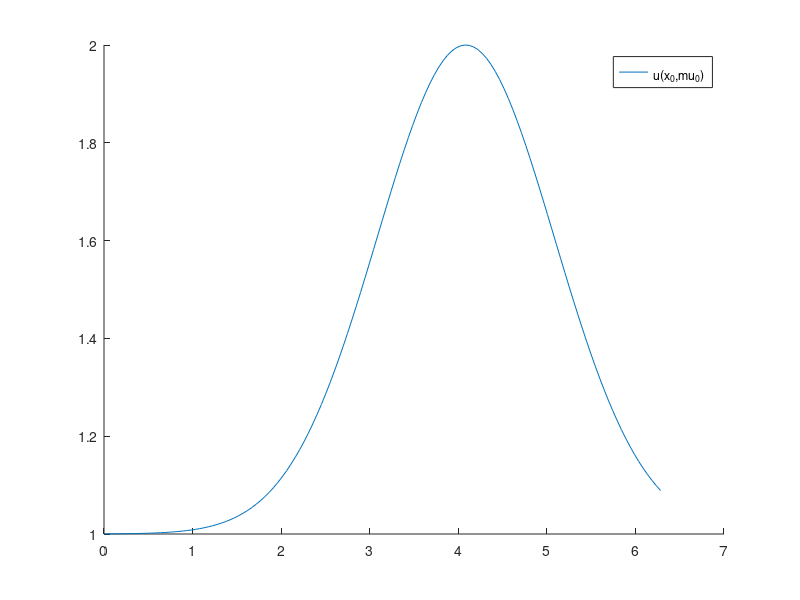
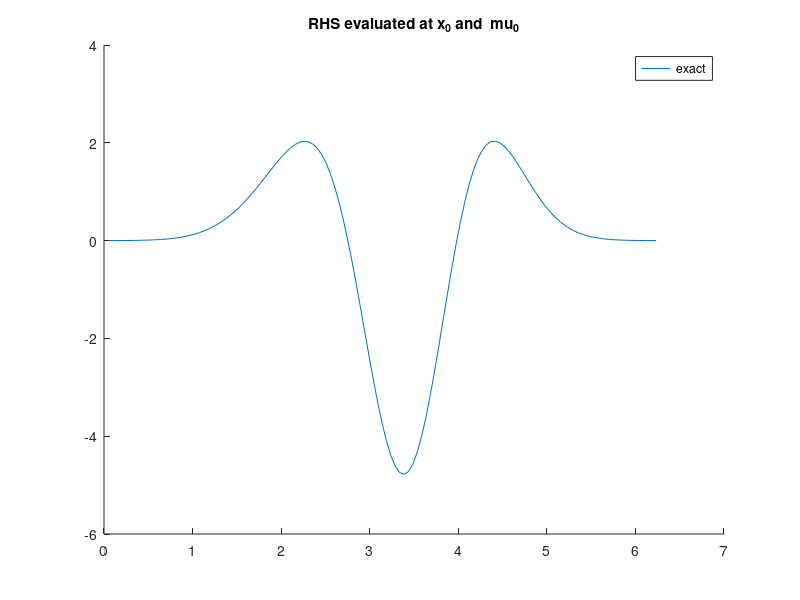
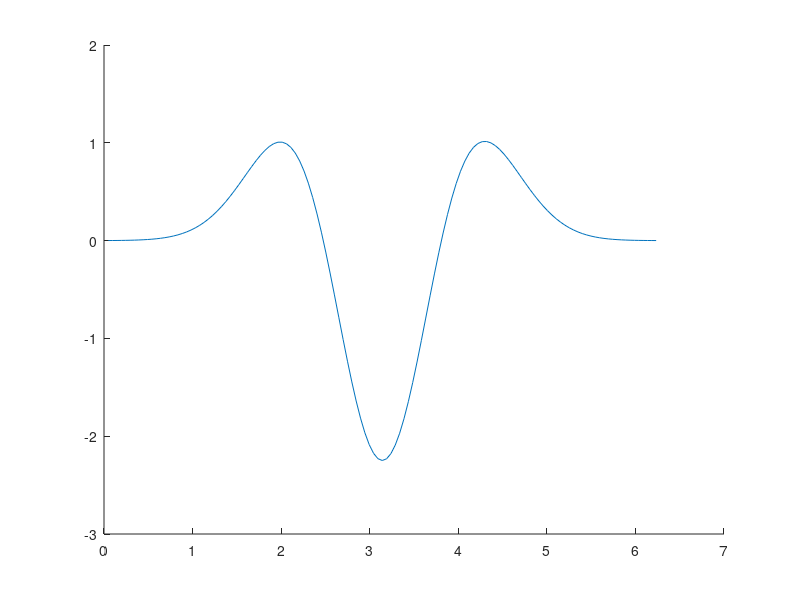

Reproduce these figures in MATLAB, in order. (Note: this script raises an error after producing the figures.)
clear all;
close all;

rng(1); % for reproducibility

addpath('source/');

N = 128;
% N = 16;
% N = 6;

    % monolithic = false
    monolithic = true


%% 1D heat equation with piecewise-constant conductivity as in https://epubs.siam.org/doi/epdf/10.1137/21M1452810, or rather https://arxiv.org/pdf/2502.10888


% Omega = [-1 1];
Omega = [0 2*pi];
xis = linspace(Omega(1),Omega(2),N+1)';
xis_in = xis(2:end-1);
dx = (Omega(2)-Omega(1))/N;

% d = 3; % dimension  of mu
% d = 20;
% mu0 = rand(d,1) + 1; % each entry between 1 and 2
% inds = ceil(eps+d*(xis'-Omega(1))/(Omega(2)-Omega(1)));
% nuplus  = @(mu) mu(inds(2:end));
% numinus = @(mu) mu(inds(1:end-1));
% nu = @(x,mu) mu(ceil(eps+d*(xis'-Omega(1))/(Omega(2)-Omega(1)))); % x argument for compatibility

d = 1; % dimension  of mu
mu0 = 1.3*pi;
nu = @(xis,mu) exp(-.5*(xis-mu).^2) + 1;
nuplus = @(mu) exp(-.5*(xis(2:end)-mu).^2) + 1;
numinus = @(mu) exp(-.5*(xis(1:end-1)-mu).^2) + 1;


% nu = @(x,mu) mu(floor(eps+d*(xis'-Omega(1))/(Omega(2)-Omega(1)))); % x argument for compatibility
% x0 = -666*ones(size(xis));

% % k0 = @(xis,mu) exp(-(xis-mu).^2);
% % syms k0(xis_,mu);
% syms xis_ mu_;
% k0_(xis_,mu_) = exp(-.5*(xis_-mu_).^2);
% k0 = matlabFunction(k0_);
% nu = @(x,mu) k0(xis,mu).*x; % thermal conductivity 
% 
% x0 = -sin(pi/2*xis) + 1; % -> make intial condition satisfy BC
% x0 = -sin(pi/2*xis_in) + 1; % -> make intial condition satisfy BC
% % x0 = ones(size(xis)) ; % -> make intial condition satisfy BC
% mu0 = .3;
x0 = exp(-(xis_in-pi).^2).*sin(xis_in/2);

figure
hold on
% plot(xis,x0, "DisplayName","x_0")
% plot(xis,k0(xis,mu0), "DisplayName","k_0(\mu_0)")
% plot(xis,nu([],mu0), "DisplayName","\nu(x_0,\mu_0)")
plot(xis,nu(xis,mu0), "DisplayName","\nu(x_0,\mu_0)")
% plot(xis,numinus(mu0), "DisplayName","\nu(x_0,\mu_0)")
% plot(xis,nuplus(mu0), "DisplayName","\nu(x_0,\mu_0)")
% plot(xis,nu(mu0), "DisplayName","\nu(\mu_0)")
legend('show')

%%
dt = 1e-4;
% dt = 0.008;
% dt = 0.001;
% t_end = 1;
% t_end = 100*dt;
t_end = 0.8;
% t_end = 10*dt;
nt = t_end/dt;

% is = [2];
is = [1];
I = speye(N);

%% finite elements discretization with homogeneous Dirichlet boundary conditions
%% --> due to Dirichlet BC only N-1 DoFs
N1 = N-1;
% xis1 = linspace(Omega(1),Omega(2),N)';
% dx = (Omega(2)-Omega(1))/N;

% damping matrix
C = 1/6*dx*spdiags([ones(N,1) 4*ones(N,1) ones(N,1)],[-1 0 1],N1,N1);
% stiffness matrix
% B = 1/dx*spdiags([-ones(N,1) 2*ones(N,1) ones(N,1)],[-1 0 1],N,N);
B = @(mu) -1/dx*spdiags([-numinus(mu) numinus(mu)+nuplus(mu) -nuplus(mu)],[-1 0 1],N1,N1);

% F1_exact = @(x,mu) C\B*(nu([],mu).*x);
F1_exact = @(x,mu) C\(B(mu)*x);

% D = spdiags([-ones(N,1) ones(N,1)], [-1 1],N,N); % first-order central finite difference
% D(1,1) = -1; D(end,end) = 1; % homogeneous Neumann BC
% D = D/(2*dx);
% D1 = D;

% F1 = @(x,theta) 0;
% F1_exact = @(x) D1*(nu(x,k0(mu)).*(D1*x));

% F2_exact = @(x1,x2,mu) D1*(nu(x1,mu).*(D1*x2));
% F2X_exact = @(X,mu) F2_exact(X(:,1),X(:,2),mu); % enable storing variables in one matrix

% Q: are boundary conditions in D1 correct like this?

% definition for k0 approximations
% F2_k = @(x1,x2,k,mu) D1*((k(xis,mu).*x1).*(D1*x2));
% F2_k = @(x1,x2,k) D1*((k.*x1).*(D1*x2));
% F2X_k = @(X,k) F2_k(X(1,:),X(2,:),k,mu0);

% % s_max = N;
% s_max = 18;
% % s_max = 6;
% % s_max = 1;
% % s_max = 1;
% % s_max = 30;
% % s_max = 21;
% mus = linspace(-1,1,s_max);
% mus = flip(mus)
% % mus = mu0

s_max = d;
mus = ones(d,d) + eye(d);

%% 1) simple setting: fixed mu
% F2 = @(x1,x2,theta) F2_exact(x1,x2,mu0);
% F2X = @(X,theta) F2(X(:,1),X(:,2),theta);  % enable storing variables in one matrix
% f = @(x,u,mu) F2(x,x);
% 
% mus = mu0;
% s= 1;
% qH = 1;
% Theta_H = 1;
% Thetas{1} = Theta_H;

%% 2) general setting: arbitrary qH

% k1_ = diff(k0_,xis_);
% % k1 = matlabFunction(k1_);
% k1 = eval(k1_(xis,mu0));

qH = s_max;
s = qH;
% mus = (0:s-1)+mu0;
% mus = linspace(-1,1,s);
% % % theta_H = @(mu) (mu'-mu0).^(0:s-1);
theta_H = @(mu) mu';

Theta_H = theta_H(mus(1:s));
Thetas{1} = Theta_H;

% F2 = @(x1,x2,theta) sum(theta'.*[F2_k(x1,x2,k0(xis,mu0)) F2_k(x1,x2,k1)],2);
% [F2,kps,k_sum] = F2_taylor_approx(k0_,mu_,qH,F2_k,xis,mu0);
% F2 = F2_exact;
% F2X = @(X,theta) F2(X(:,1),X(:,2),theta); % enable storing variables in one matrix

%% some plots 
figure
hold on
plot(xis_in,F1_exact(x0,mu0), "DisplayName","exact")
% plot(xis,F2_exact(x0,x0,mu0), "DisplayName","exact")
% plot(xis,F2X([x0,x0],theta_H(mu0)),'--',"DisplayName","Taylor approx "+qH)
title("RHS evaluated at x_0 and  \mu_0")
legend("show")

% mu1 = -1;
mu1 = 2 - mu0 + 1; 
% mu1 = -mu0;
figure
hold on
% plot(xis,F2_exact(x0,x0,mu1), "DisplayName","exact")
plot(xis_in,F1_exact(x0,mu1), "DisplayName","exact")
% plot(xis,F2X([x0,x0],theta_H(mu1)),'--',"DisplayName","Taylor approx "+qH)
title("RHS evaluated at x_0 and \mu="+ num2str(mu1))
legend("show")

%%

% f = @(x,u,mu) F2(x,x,theta_H(mu)); % previously used

% f = @(x,u,mu) F2_exact(x,x,mu);
f = @(x,u,mu) F1_exact(x,mu);
% F2_exact = @(x1,x2,mu) D1*(nu(x1,mu).*(D1*x2));


%%

Nu = 0; % input signal dimension

%% generate ROM basis construction data
% s_b = 5;
% s_b = d;


% X0s = 10*[-sin(pi/2*xs)' sin(3*pi/2*xs)']; % -> make intial condition satisfy BC
% x0 = -sin(pi/2*xis); % -> make intial condition satisfy BC
% mus_b = mus; % so far used

s_b = 5;
mus_b = linspace(-1,1,s_b);

% mus_b = mus;
% mus_b = rand(d,5) + 1; % each entry between 1 and 2
% s_b = 5;

X_b = zeros(N1,nt+1,s_b);
U_b = zeros(Nu,nt+1,s_b); 

for k = 1:s_b
    mu = mus_b(:,k);
    X_b(:,:,k) = simulate(x0,dt,nt,@(x) single_step(x,0,dt,f,mu));
end

%% construct ROM basis via POD
[V,S,~] = svd(X_b(:,:),'econ');
n = 30;
% n = 6;
% n = 16;
% n = N1;
% n = N;
% n = s_max;
% fac = 12;
% fac = 1;
% n = fac*s_max;

Vn = V(:,1:n);
% Vn = eye(n);

%% singular value decay
figure
semilogy(diag(S)/S(1,1))
title("singular value decay")

%% state plots
k = 1;
figure
plot(xis_in,X_b(:,1,k))
hold on
plot(xis_in,X_b(:,2,k))
plot(xis_in,X_b(:,3,k))
plot(xis_in,X_b(:,5,k))
plot(xis_in,X_b(:,10,k))
plot(xis_in,X_b(:,50,k))
plot(xis_in,X_b(:,100,k))
plot(xis_in,X_b(:,end,k))

%% plot end states
figure
hold on
for k = 1:s_b
    plot(xis_in,X_b(:,end,k))
end


%% opinf on ROM basis snapshot data
% tX_b = Vn'*X_b;
tX_b = pagemtimes(Vn',X_b);
tX_b1 = tX_b(:,1:end-1,:);
tX_b2 = tX_b(:,2:end,:);
dot_tX_b = (tX_b2-tX_b1)/dt;

[O,A_inds,B_inds,condD] = p_opinf(dot_tX_b,tX_b1,[],is,Thetas,true);
sota.O = O;
sota.condsD = condD;

%% construct intrusive operators
qA = d;
tA1s = precompute_rom_operator_param(F1_exact,Vn,1,qA);
% 
intr.O = tA1s(:,:);
intr.Os = tA1s;

Omu0 = precompute_rom_operator(@(X) F1_exact(X,mu0),Vn,1);
Omu1 = precompute_rom_operator(@(X) F1_exact(X,mu1),Vn,1);

tA2s = tA1s; % botch to avoid chaning all names

% Jn2 = power2kron(n,2);
% tA2 = precompute_rom_operator(F2X,Vn,2)*Jn2;

% tA2s = precompute_rom_operator_param(@(X,theta) F2X(X),Vn,2,qH);
% tA2s = precompute_rom_operator_param(@(X,theta) F2X(X,theta),Vn,2,qH);
% % tA2s = precompute_rom_operator_param(@(X,theta) F2X(X,theta),Vn,2,s_max);
% 
% intr.O = tA2s(:,:);
% intr.Os = tA2s;
% 
% Jn2 = power2kron(n,2);
% Omu0 = precompute_rom_operator(@(X) F2X_exact(X,mu0),Vn,2)*Jn2;
% Omu1 = precompute_rom_operator(@(X) F2X_exact(X,mu1),Vn,2)*Jn2;

% tA2_2= Vn'*C*kron(Vn,Vn)*Jn2;
% norm(tA2-tA2_2)

%% generate rank-sufficient snapshot data
tX0_pure = rank_suff_basis(n,is);
U0_pure = [];
XU = blkdiag(U0_pure,tX0_pure);
tX0 = XU(Nu+1:end,:);
U0 = XU(1:Nu,:);

% tX0 = rank_suff_basis(n,is);
% U0 = [];

nf = size(tX0,2);
tX1 = zeros(n,nf,s_max);

% compute time step estimate (3.10)
dt1 = dt_estimate(X_b(:,:,1),U_b(:,:,1),Vn(:,1),dt,is); % internally computes derivatives, so we cannot concatenate trajectories

for k =1:s_max
    mu = mus(:,k);
    for i = 1:nf
        tX1(:,i,k) = Vn'*single_step(Vn*tX0(:,i),U0(:,i),dt1,f,mu);
    end
end

dot_tX = (tX1-tX0)/dt1;

%%
ns = 1:n;
ss = 1:s_max;
% ns = fac*(1:s_max);
% ns = n;
nn = numel(ns);

B_errors = zeros(nn,1);
A1_errors = zeros(nn,1);
% A2_errors = zeros(nn,1);

deco.O_errors = zeros(nn,1);
deco.condsD = zeros(nn,s);

mono.O_errors = zeros(nn,1);
mono.condsD = zeros(nn,1);

deco.Omu0errors = zeros(nn,1);
deco.Omu1errors = zeros(nn,1);

mono.Omu0errors = zeros(nn,1);
mono.Omu1errors = zeros(nn,1);

%% compute ROM state error
Xmu0_FOM = simulate(x0,dt,nt,@(x) single_step(x,0,dt,f,mu0));
Xmu1_FOM = simulate(x0,dt,nt,@(x) single_step(x,0,dt,f,mu1));

deco.ROMerror_mu0 = zeros(nn,1);
deco.ROMerror_mu1 = zeros(nn,1);

mono.ROMerror_mu0 = zeros(nn,1);
mono.ROMerror_mu1 = zeros(nn,1);

% figure(7)
% hold on
% figure(8)
% hold on
%%

n_is__ = n_is(n,is);

for j = 1:nn
    n_ = ns(j);
    % n_ = 4;
    % n_ = s_max; % botch
    %% NEW: changing s
    % s = n_;
    % s = 1;
    s = qH;
    % s = ns(j); % botch
    % s = ss(j); % botch
    % theta_H = @(mu) (mu'-mu0).^(0:s-1);
    theta_H = @(mu) mu';

    Theta_H = theta_H(mus(:,1:s));
    Thetas{1} = Theta_H;
    %%
    n_is_ = n_is(n_,is);
    nf_ = sum(n_is_)+Nu;

    % ks = [1:Nu+n_is_(1), Nu+n_is__(1)+1:Nu+n_is__(1)+n_is_(2)];
    ks = [1:Nu+n_is_(1)];

    tX0_ = tX0(1:n_,ks);
    dot_tX_ = dot_tX(1:n_,ks,1:s);
    U0_ = U0(:,ks);

    hA2s_ = zeros(n_,n_is_,s);
    tA2s_ = zeros(n_,n_is_,s);

    %% monolithic construction
    if monolithic
        tX = repmat(full(tX0_),1,1,s);
        [O,A_inds,B_inds,condD] = p_opinf(dot_tX_,tX,U0_,is,Thetas,true);
        mono.O = O;
        mono.condsD(j) = condD;
    end

    for k =1:s
        dot_tX_ = dot_tX(1:n_,ks,k);

        [O,A_inds,B_inds,condD] = opinf(dot_tX_,tX0_,U0_,is,true);
        % hA1_ = O(:,A_inds(1,1):A_inds(1,2));
        hA2_ = O(:,A_inds(1,1):A_inds(1,2));
        % hA2_ = O(:,A_inds(2,1):A_inds(2,2));
        hB_ = O(:,B_inds(1,1):B_inds(1,2));

        % tB_ = tB(1:n_,:);
        % tA1_ = tA1s(1:n_,1:n_is_(1),k);
        tA2_ = tA2s(1:n_,1:n_is_(1),k);
        % tA2_ = tA2(1:n_,1:n_is_(2));

        % tO_ = [tA1_ tA2_];
        tO_ = [tA2_];
        % O_errors(j,k) = norm(O-tO_,"fro")/norm(tO_,"fro");

        deco.condsD(j,k) = condD;

        hA2s_(:,:,k) = hA2_;
        tA2s_(:,:,k) = tA2_;
    end

    % deco.O = hA2s_(:,:)*kron(inv(Theta_H),eye(n_is_))';
    deco.O = hA2s_(:,:)/kron((Theta_H),eye(n_is_))';
    % O_errors(j) = norm(tA1s_(:,:)-hA1s_,"fro")/norm(tO_,"fro");
    deco.O_errors(j) = norm(tA2s_(:,:)-deco.O,"fro")/norm(tA2s_(:,:), "fro");
    if monolithic
        mono.O_errors(j) = norm(tA2s_(:,:)-mono.O,"fro")/norm(tA2s_(:,:), "fro");
    end

    deco.Os = reshape(deco.O,[n_, n_is_(1), s]);
    
    Omu1_ = Omu1(1:n_,1:n_is_(1));
    deco.Omu1errors(j) = norm(affine_op(deco.Os,theta_H(mu1))-Omu1_,"fro")/norm(Omu1,"fro");
    Omu0_ = Omu0(1:n_,1:n_is_(1));
    deco.Omu0errors(j) = norm(affine_op(deco.Os,theta_H(mu0))-Omu0_,"fro")/norm(Omu0,"fro");
    if monolithic
        mono.Os = reshape(mono.O,[n_, n_is_(1), s]);
        mono.Omu1errors(j) = norm(affine_op(mono.Os,theta_H(mu1))-Omu1_,"fro")/norm(Omu1,"fro");
        mono.Omu0errors(j) = norm(affine_op(mono.Os,theta_H(mu0))-Omu0_,"fro")/norm(Omu0,"fro");
    end

    %% compute ROM state error
    % Xmu0_FOM = simulate(x0,dt,nt,@(x) single_step(x,0,dt,f,mu0));
    % Xmu1_FOM = simulate(x0,dt,nt,@(x) single_step(x,0,dt,f,mu0));

    % In_2 = kron2power(n_,2);
    % ROMmu0_step = @(x) x+ dt*Omu0_*In_2*kron(x,x);
    deco.Omu0_ = affine_op(deco.Os,theta_H(mu0));
    % deco.ROMmu0_step = @(x) x+ dt*deco.Omu0_*In_2*kron(x,x);
    deco.ROMmu0_step = @(x) x+ dt*deco.Omu0_*x; % linear
    % ROMmu1_step = @(x) x+ dt*Omu1_*In_2*kron(x,x);
    deco.Omu1_ = affine_op(deco.Os,theta_H(mu1));
    % deco.ROMmu1_step = @(x) x+ dt*deco.Omu1_*In_2*kron(x,x);
    deco.ROMmu1_step = @(x) x+ dt*deco.Omu1_*x; % linear

    Vn_ = Vn(:,1:n_);
    deco.Xmu0 = simulate(Vn_'*x0,dt,nt,deco.ROMmu0_step);
    deco.Xmu1 = simulate(Vn_'*x0,dt,nt,deco.ROMmu1_step);

    deco.ROMerror_mu0(j) = sum(vecwise_2norm(Xmu0_FOM - Vn_*deco.Xmu0))/sum(vecwise_2norm(Xmu0_FOM));
    deco.ROMerror_mu1(j) = sum(vecwise_2norm(Xmu1_FOM - Vn_*deco.Xmu1))/sum(vecwise_2norm(Xmu1_FOM));
     
    if monolithic
        % ROMmu0_step = @(x) x+ dt*Omu0_*In_2*kron(x,x);
        mono.Omu0_ = affine_op(mono.Os,theta_H(mu0));
        % mono.ROMmu0_step = @(x) x+ dt*mono.Omu0_*In_2*kron(x,x);
        mono.ROMmu0_step = @(x) x+ dt*mono.Omu0_*x; % linear
        % ROMmu1_step = @(x) x+ dt*Omu1_*In_2*kron(x,x);
        mono.Omu1_ = affine_op(mono.Os,theta_H(mu1));
        % mono.ROMmu1_step = @(x) x+ dt*mono.Omu1_*In_2*kron(x,x);
        mono.ROMmu1_step = @(x) x+ dt*mono.Omu1_*x;

        Vn_ = Vn(:,1:n_);
        mono.Xmu0 = simulate(Vn_'*x0,dt,nt,mono.ROMmu0_step);
        mono.Xmu1 = simulate(Vn_'*x0,dt,nt,mono.ROMmu1_step);

        mono.ROMerror_mu0(j) = sum(vecwise_2norm(Xmu0_FOM - Vn_*mono.Xmu0))/sum(vecwise_2norm(Xmu0_FOM));
        mono.ROMerror_mu1(j) = sum(vecwise_2norm(Xmu1_FOM - Vn_*mono.Xmu1))/sum(vecwise_2norm(Xmu1_FOM));
    end

    % ts = 0:dt:t_end;
    % figure(7)
    % semilogy(ts,ROMerror_mu0,'DisplayName',"n=" +num2str(n_))
    % figure(8)
    % semilogy(ts,ROMerror_mu1,'DisplayName',"n=" +num2str(n_))
end

% figure(7)
% ylabel("ROM state error")
% xlabel("time")
% set(gca, 'YScale', 'log')
% grid on
% legend("show")
% title("\mu_0")
% 
% figure(8)
% ylabel("ROM state error")
% xlabel("time")
% set(gca, 'YScale', 'log')
% grid on
% legend("show")
% title("\mu_1")

figure
hold on
semilogy(ns,sum(deco.O_errors,2)/qH,'x-', 'LineWidth', 2,'DisplayName',"decoupled")
if monolithic
    semilogy(ns,sum(mono.O_errors,2)/qH,'+--', 'LineWidth', 2,'DisplayName',"monolithic")
end
ylabel("operator error")
xlabel("ROM dimension")
set(gca, 'YScale', 'log')
grid on
legend("show","Location","southeast")
% title("compares against Taylor approximation!")
exportgraphics(gcf,"figures_piecewise/taylor_errors.pdf")


figure
hold on
if monolithic
    semilogy(ns,mono.condsD,'x-', 'LineWidth', 2,'DisplayName',"monolithic")
end
semilogy(ns,sum(deco.condsD,2)/s,'x-', 'LineWidth', 2,'DisplayName',"decoupled")
% semilogy(n,sota.condsD, 'x-', 'LineWidth', 2,'DisplayName',"state of the art")
ylabel("condition number")
xlabel("ROM dimension")
set(gca, 'YScale', 'log')
grid on
legend("show","Location","east")
exportgraphics(gcf,"figures_piecewise/condition_numbers.pdf")


figure
hold on
semilogy(ns,deco.Omu0errors,'x-','DisplayName',"\mu_0 decoupled")
semilogy(ns,deco.Omu1errors,'x-','DisplayName',"\mu_1 decoupled")
if monolithic
    semilogy(ns,mono.Omu0errors,'+--','DisplayName',"\mu_0 monolithic")
    semilogy(ns,mono.Omu1errors,'+--','DisplayName',"\mu_1 monolithic")
end
ylabel("operator error")
xlabel("ROM dimension")
set(gca, 'YScale', 'log')
grid on
legend("show","Location","southeast")
% title("compares against exact Gaussian!")
exportgraphics(gcf,"figures_piecewise/gaussian_errors.pdf")

figure
hold on
semilogy(ns,deco.ROMerror_mu0,'x-','DisplayName',"\mu_0 decoupled")
semilogy(ns,deco.ROMerror_mu1,'x-','DisplayName',"\mu_1 decoupled")
if monolithic
    semilogy(ns,mono.ROMerror_mu0,'+--','DisplayName',"\mu_0 monolithic")
    semilogy(ns,mono.ROMerror_mu1,'+--','DisplayName',"\mu_1 monolithic")
end
ylabel("average ROM state error")
xlabel("increasing dimension")
set(gca, 'YScale', 'log')
grid on
legend("show")
% title("ROM dim and Taylor dim increasing")
% title("ROM dim increasing, Taylor dim = "+num2str(s))
% title("ROM dim =" + num2str(n_) + ", Taylor dim increasing")
exportgraphics(gcf,"figures_piecewise/rom_state_errors.pdf")


%% visualize singular values
% figure; semilogy(diag(S),'o-')
% hold on

% save("data/data_burgers","O_errors","condsD");


%% FOM solver running for one time step
function x_1 = single_step(x_0,u_0,dt,f,mu)
    x_1 = x_0 + dt*f(x_0,u_0,mu);
end
